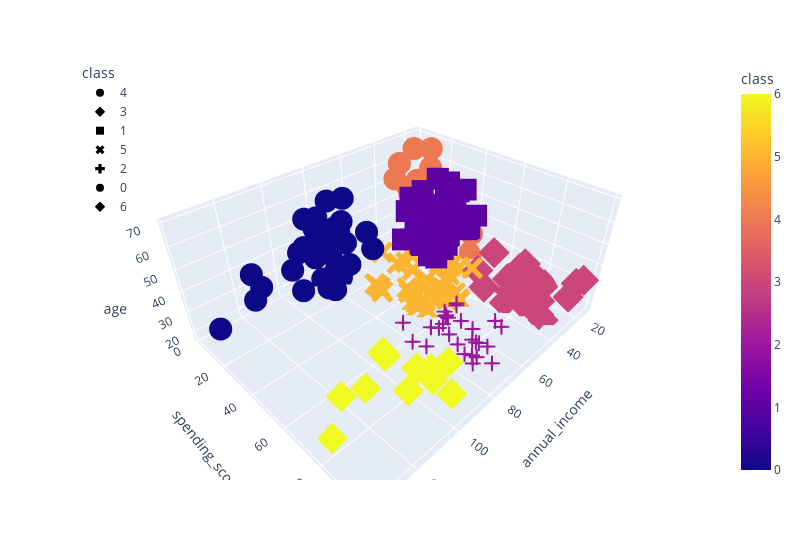

Notebook code cell kept with this figure:
### Code cell
fig=px.scatter_3d(
    df_shopping,
    x='annual_income',
    y='spending_score',
    z='age',
    color='class',
    symbol='class',
    width=800,
)
fig.update_layout(legend=dict(x=0, y=1))
fig.show()

### Figure 1 — Plotly figure (JSON) as saved in the notebook; plotly's stock layout.template omitted (floating-point values rounded to 4 significant figures)
{"data": [{"hovertemplate": "class=%{marker.color}<br>annual_income=%{x}<br>spending_score=%{y}<br>age=%{z}<extra></extra>", "legendgroup": "4", "marker": {"color": [4, 4, 4, 4, 4, 4, 4, 4, 4, 4, 4, 4, 4, 4, 4, 4, 4, 4, 4, 4, 4, 4], "coloraxis": "coloraxis", "symbol": "circle"}, "mode": "markers", "name": "4", "scene": "scene", "showlegend": true, "type": "scatter3d", "x": [15, 16, 17, 18, 19, 19, 20, 20, 21, 23, 24, 25, 28, 28, 29, 30, 33, 33, 34, 37, 39, 39], "y": [39, 6, 40, 6, 3, 14, 15, 13, 35, 29, 35, 5, 14, 32, 31, 4, 4, 14, 17, 26, 36, 28], "z": [19, 20, 31, 35, 64, 67, 58, 37, 35, 52, 35, 46, 54, 45, 40, 60, 53, 49, 42, 36, 48, 49]}, {"hovertemplate": "class=%{marker.color}<br>annual_income=%{x}<br>spending_score=%{y}<br>age=%{z}<extra></extra>", "legendgroup": "3", "marker": {"color": [3, 3, 3, 3, 3, 3, 3, 3, 3, 3, 3, 3, 3, 3, 3, 3, 3, 3, 3, 3, 3, 3, 3], "coloraxis": "coloraxis", "symbol": "diamond"}, "mode": "markers", "name": "3", "scene": "scene", "showlegend": true, "type": "scatter3d", "x": [15, 16, 17, 18, 19, 19, 20, 20, 21, 23, 24, 25, 28, 28, 29, 30, 33, 33, 34, 37, 38, 39, 39], "y": [81, 77, 76, 94, 72, 99, 77, 79, 66, 98, 73, 73, 82, 61, 87, 73, 92, 81, 73, 75, 92, 61, 65], "z": [21, 23, 22, 23, 30, 35, 24, 22, 20, 35, 25, 31, 29, 35, 23, 21, 18, 21, 30, 20, 24, 31, 24]}, {"hovertemplate": "class=%{marker.color}<br>annual_income=%{x}<br>spending_score=%{y}<br>age=%{z}<extra></extra>", "legendgroup": "1", "marker": {"color": [1, 1, 1, 1, 1, 1, 1, 1, 1, 1, 1, 1, 1, 1, 1, 1, 1, 1, 1, 1, 1, 1, 1, 1, 1, 1, 1, 1, 1, 1, 1, 1, 1, 1, 1, 1, 1, 1, 1, 1, 1, 1, 1, 1], "coloraxis": "coloraxis", "symbol": "square"}, "mode": "markers", "name": "1", "scene": "scene", "showlegend": true, "type": "scatter3d", "x": [38, 40, 42, 43, 43, 43, 44, 44, 46, 46, 47, 47, 48, 48, 48, 49, 49, 50, 50, 54, 54, 54, 54, 54, 54, 54, 57, 58, 59, 60, 60, 61, 62, 62, 62, 63, 63, 63, 63, 63, 65, 65, 67, 67], "y": [35, 55, 52, 60, 45, 41, 50, 46, 46, 56, 52, 59, 51, 50, 48, 55, 42, 49, 56, 47, 53, 42, 51, 41, 44, 46, 58, 46, 55, 49, 47, 42, 48, 59, 56, 50, 46, 43, 48, 52, 43, 59, 43, 57], "z": [65, 50, 49, 59, 50, 47, 51, 69, 53, 70, 67, 54, 63, 43, 68, 70, 47, 60, 60, 59, 45, 49, 57, 67, 46, 48, 55, 50, 68, 48, 47, 48, 49, 67, 49, 66, 54, 68, 66, 65, 63, 49, 51, 50]}, {"hovertemplate": "class=%{marker.color}<br>annual_income=%{x}<br>spending_score=%{y}<br>age=%{z}<extra></extra>", "legendgroup": "5", "marker": {"color": [5, 5, 5, 5, 5, 5, 5, 5, 5, 5, 5, 5, 5, 5, 5, 5, 5, 5, 5, 5, 5, 5, 5, 5, 5, 5, 5, 5, 5, 5, 5, 5, 5, 5, 5, 5, 5, 5], "coloraxis": "coloraxis", "symbol": "x"}, "mode": "markers", "name": "5", "scene": "scene", "showlegend": true, "type": "scatter3d", "x": [40, 40, 40, 42, 43, 46, 46, 48, 48, 48, 54, 54, 54, 54, 54, 57, 58, 59, 60, 60, 60, 60, 61, 62, 62, 62, 63, 64, 64, 65, 65, 67, 67, 69, 70, 71, 72, 76], "y": [47, 42, 42, 60, 54, 51, 55, 59, 59, 47, 54, 48, 52, 55, 57, 55, 60, 41, 40, 42, 52, 50, 49, 41, 55, 42, 54, 42, 46, 48, 50, 56, 40, 58, 29, 35, 34, 40], "z": [27, 29, 31, 33, 31, 27, 19, 18, 19, 32, 26, 40, 23, 38, 21, 22, 34, 18, 40, 32, 24, 27, 20, 23, 26, 21, 19, 38, 19, 18, 19, 27, 38, 40, 23, 43, 25, 28]}, {"hovertemplate": "class=%{marker.color}<br>annual_income=%{x}<br>spending_score=%{y}<br>age=%{z}<extra></extra>", "legendgroup": "2", "marker": {"color": [2, 2, 2, 2, 2, 2, 2, 2, 2, 2, 2, 2, 2, 2, 2, 2, 2, 2, 2, 2, 2, 2, 2, 2, 2, 2, 2, 2], "coloraxis": "coloraxis", "symbol": "cross"}, "mode": "markers", "name": "2", "scene": "scene", "showlegend": true, "type": "scatter3d", "x": [69, 70, 71, 71, 71, 72, 73, 73, 74, 75, 76, 77, 77, 78, 78, 78, 78, 78, 78, 79, 81, 85, 86, 87, 87, 87, 88, 88], "y": [91, 77, 95, 75, 75, 71, 88, 73, 72, 93, 87, 97, 74, 90, 88, 76, 89, 78, 73, 83, 93, 75, 95, 63, 75, 92, 86, 69], "z": [39, 31, 40, 38, 39, 31, 29, 32, 35, 32, 32, 28, 32, 34, 39, 38, 27, 30, 30, 29, 31, 36, 33, 32, 28, 36, 30, 27]}, {"hovertemplate": "class=%{marker.color}<br>annual_income=%{x}<br>spending_score=%{y}<br>age=%{z}<extra></extra>", "legendgroup": "0", "marker": {"color": [0, 0, 0, 0, 0, 0, 0, 0, 0, 0, 0, 0, 0, 0, 0, 0, 0, 0, 0, 0, 0, 0, 0, 0, 0, 0, 0, 0, 0, 0, 0, 0, 0, 0], "coloraxis": "coloraxis", "symbol": "circle"}, "mode": "markers", "name": "0", "scene": "scene", "showlegend": true, "type": "scatter3d", "x": [71, 71, 73, 73, 74, 75, 77, 77, 78, 78, 78, 78, 78, 78, 79, 81, 85, 86, 87, 87, 87, 88, 88, 93, 97, 98, 99, 101, 103, 103, 113, 120, 126, 137], "y": [11, 9, 5, 7, 10, 5, 12, 36, 22, 17, 20, 16, 1, 1, 35, 5, 26, 20, 27, 13, 10, 13, 15, 14, 32, 15, 39, 24, 17, 23, 8, 16, 28, 18], "z": [59, 47, 20, 44, 19, 57, 25, 48, 34, 43, 44, 47, 37, 34, 56, 19, 50, 42, 36, 40, 36, 52, 58, 59, 37, 46, 41, 54, 41, 34, 33, 47, 45, 32]}, {"hovertemplate": "class=%{marker.color}<br>annual_income=%{x}<br>spending_score=%{y}<br>age=%{z}<extra></extra>", "legendgroup": "6", "marker": {"color": [6, 6, 6, 6, 6, 6, 6, 6, 6, 6, 6], "coloraxis": "coloraxis", "symbol": "diamond"}, "mode": "markers", "name": "6", "scene": "scene", "showlegend": true, "type": "scatter3d", "x": [93, 97, 98, 99, 101, 103, 103, 113, 120, 126, 137], "y": [90, 86, 88, 97, 68, 85, 69, 91, 79, 74, 83], "z": [35, 32, 29, 30, 28, 36, 32, 38, 35, 32, 30]}], "layout": {"coloraxis": {"colorbar": {"title": {"text": "class"}}, "colorscale": [[0, "#0d0887"], [0.1111, "#46039f"], [0.2222, "#7201a8"], [0.3333, "#9c179e"], [0.4444, "#bd3786"], [0.5556, "#d8576b"], [0.6667, "#ed7953"], [0.7778, "#fb9f3a"], [0.8889, "#fdca26"], [1, "#f0f921"]]}, "legend": {"title": {"text": "class"}, "tracegroupgap": 0, "x": 0, "y": 1}, "margin": {"t": 60}, "scene": {"domain": {"x": [0, 1], "y": [0, 1]}, "xaxis": {"title": {"text": "annual_income"}}, "yaxis": {"title": {"text": "spending_score"}}, "zaxis": {"title": {"text": "age"}}}, "width": 800}}
